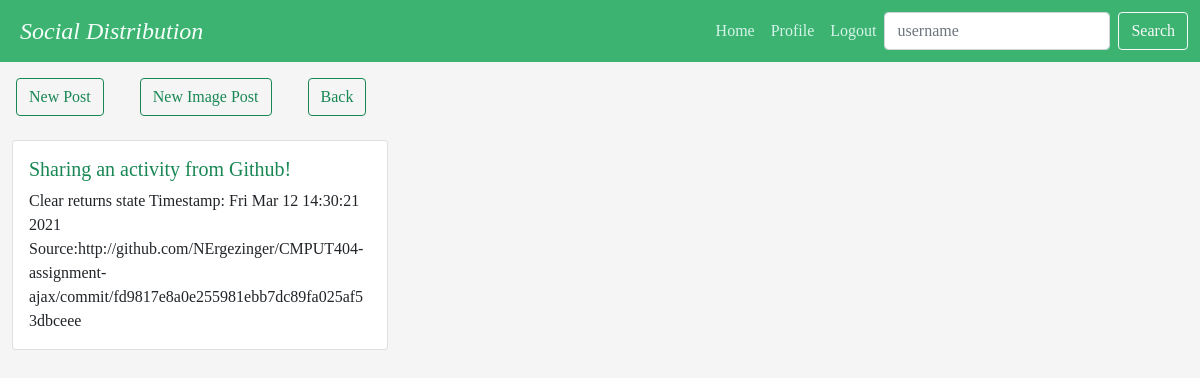
Screenshot of /author/bfbbd7be85fe4595b64f16494222408d/view_posts (signed in) with the database file from the repository.
### Profile/models.py (models this page shows, shortened)
class Post(models.Model):
    title = models.CharField(max_length=200)
    id = models.UUIDField(primary_key=True, default=uuid.uuid4, editable=False)
    url = models.CharField(max_length=200, blank=True)
    source = models.CharField(max_length=200, blank=True)
    origin = models.CharField(max_length=200, blank=True)
    description = models.TextField(blank=True)
    class ContentType(models.TextChoices):
        MARKDOWN = 'text/markdown' # common mark
        PLAIN = 'text/plain' # UTF-8
        BASE64 = 'application/base64'
        PNG = 'image/png' # embedded png
        JPEG = 'image/jpeg' # embedded jpeg
    content_type = models.CharField(
        max_length=40,
        choices = ContentType.choices,
        default=ContentType.PLAIN
    )
    content = models.TextField(blank=True)
    author = models.ForeignKey(Author, on_delete=models.CASCADE, null=True, related_name="posts")
    categories = models.ManyToManyField('PostCategory', blank=True)
    comments_count = models.IntegerField(default=0)
    comments_page_size = models.IntegerField(default=50)
    comments_first_page = models.CharField(max_length=200, null=True) # URL to first page of comments for this post
    comments = models.ManyToManyField('Comment', blank=True)
    timestamp = models.DateTimeField(default=timezone.now)
    likes_count = models.IntegerField(default=0)
    class Visibility(models.TextChoices):
        PUBLIC = 'PUBLIC'
        FRIENDS = 'FRIENDS'
    visibility = models.CharField(
        max_length=10,
        choices=Visibility.choices,
        default=Visibility.PUBLIC
    )
    unlisted = models.BooleanField(default=False) # used for images so that they don't show up in timelines
    @property
    def type(self):
        return 'post'
    def content_html(self):
        if self.content_type == Post.ContentType.PLAIN:
            return self.content
        elif self.content_type == Post.ContentType.MARKDOWN:
            return commonmark.commonmark(self.content)
        elif self.content_type == Post.ContentType.JPEG or self.content_type == Post.ContentType.PNG:
            return '<img src="' + reverse('Profile:view_post', kwargs={'author_id':self.author.id, 'post_id':self.id}) + '">'

### Profile/views.py (the view)
# urls.py: path('author/<str:author_id>/view_posts', Profile_views.view_posts, name='view_posts'), # recent posts by author
def view_posts(request, author_id):
	author = Author.objects.get(id=author_id)
	posts = author.posts.all()
	if author.id != request.user.author.id: # Only show unlisted posts if viewed by the owner
		posts.filter(unlisted=False)
	return render(request, 'profile/posts.html', {'posts':posts, 'author':author})

### Profile/templates/profile/posts.html
{% extends 'base.html' %}
{% block content %}
    <a href="/author/new_post" class="btn btn-outline-success post-button" role="button">New Post</a>
    <a href="/author/new_image_post" class="btn btn-outline-success post-button" role="button">New Image Post</a>
    <a href="/" class="btn btn-outline-success post-button" role="button">Back</a>
    {% if posts %}
        <div class="row row-cols-1 row-cols-md-3 g-4">
            {% for post in posts %}
                <div class="col">
                    <div class="card h-100">
                        <div class="card-body">
                            <h5 class="card-title"><a href="/author/{{author.id}}/view_post/{{post.id}}">{{post.title}}</a></h5>
                            <p class="card-text">{{post.content_html | safe}}</p>
                        </div>
                    </div>
                </div>
            {% endfor %}
        </div>
    {% else %}
        <p class="no-post h5">No Posts<p>
    {% endif %}
{% endblock %}

### Profile/static/profile/base.css (style rules this page uses)
body { display: block; font-family: "Georgia"; background-color: whitesmoke; }
.row { margin: 0 auto; }
.card-body { text-align: left; }
.card-body h5 a { text-decoration: none; color: #198754; }
.post-button { margin: 16px 16px 0 16px; }

### rows the page displays
Post: title "Sharing an activity from Github!", content_html "Clear returns state Timestamp: Fri Mar 12 14:30:21 2021 Source:http://github.com/NErgezinger/CMPUT404-assignment-ajax/commit/fd9817e8a0e255981ebb7dc89fa025af53dbceee"
